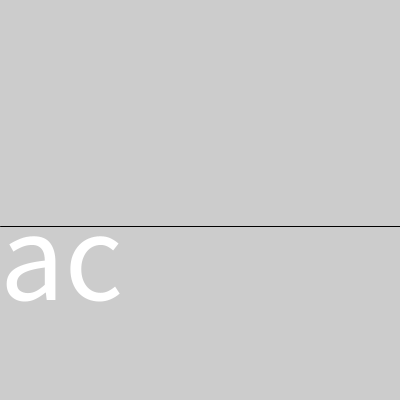
Frame 1 (no input)
Frame 60 (the mouse pressed at the canvas centre just before this capture): identical to frame 1, image omitted
Frame 120 (the mouse held since frame 60 and released just before this capture): identical to frame 1, image omitted

The Processing sketch that drew this single still picture (run headless with seeded random() and noise(); from frame 60 on, the mouse is pressed at the canvas centre):

// Processing sketch: textAscent___java
// ── textAscent___java.pde
void setup() {
size(400, 400);
float base = height * 0.75;
float scalar = 0.8; // Different for each font

textSize(128);  // Set initial text size
float a = textAscent() * scalar;  // Calc ascent
line(0, base-a, width, base-a);
text("ac", 0, base);  // Draw text on baseline

println(height, base, a, textAscent(), base-a, BASELINE, BOTTOM, TOP, CENTER);


/*textSize(256);  // Increase text size
a = textAscent() * scalar;  // Recalc ascent
line(160, base-a, width, base-a);
text("dp", 160, base);  // Draw text on baseline */

println(height, base, a, textAscent(), base-a, BASELINE, BOTTOM, TOP, CENTER);
}

void draw() {
  println(mouseX, mouseY, textAscent(), textDescent(), BASELINE);
}
